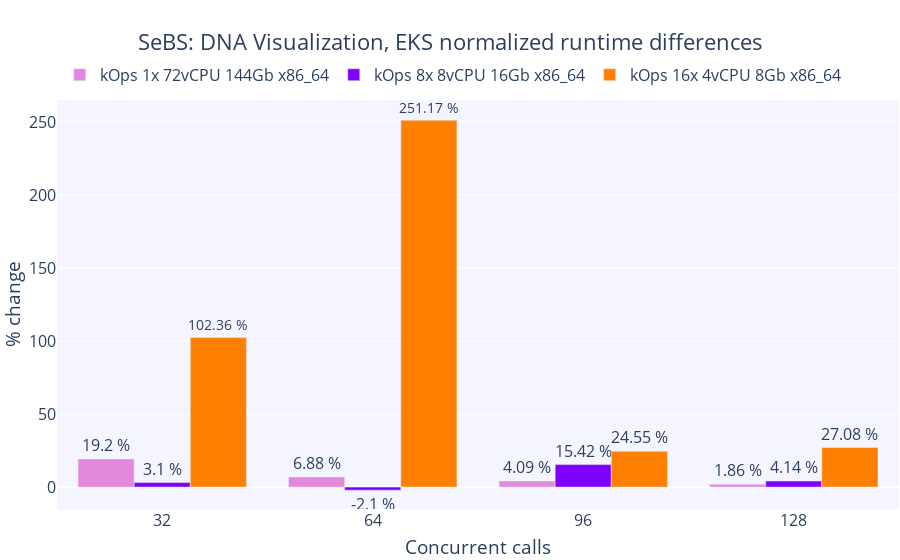

Notebook cell for this chart:
### Code cell
fig = create_figure('SeBS: DNA Visualization, EKS normalized runtime differences', 'Concurrent calls', '% change', concurrent_calls)

for i, k in enumerate(list(clusters.keys())[1:], 4):
    y_data=[]
    y_text=[]
    for c in concurrent_calls:
        kops_mean=sebs_df[k]['dna'][c]['runtime'].mean()
        eks_mean=sebs_df['EKS 8x 8vCPU 16Gb x86_64']['dna'][c]['runtime'].mean()
        percent_change=(kops_mean - eks_mean) * 100 / eks_mean
        y_data.append(percent_change)
        y_text.append(f'{round(percent_change, 2)} %')
    fig.add_trace(go.Bar(name=k,
                         x=concurrent_calls,
                         y=y_data,
                         marker_color=colorPallet[i],
                         text=y_text,
                         textposition='outside'))
fig.update_layout(yaxis_range=[-15,265])

fig.show()

# Save graph
write_image(fig, 'sebs_dna_percentage_difference.png')

### Figure 1 — Plotly figure (JSON) as saved in the notebook; plotly's stock layout.template omitted (floating-point values rounded to 4 significant figures)
{"data": [{"marker": {"color": "rgba(227, 136, 220, 255)"}, "name": "kOps 1x 72vCPU 144Gb x86_64", "text": ["19.2 %", "6.88 %", "4.09 %", "1.86 %"], "textposition": "outside", "type": "bar", "x": [32, 64, 96, 128], "y": [19.2, 6.884, 4.089, 1.862]}, {"marker": {"color": "rgba(127, 0, 255, 255)"}, "name": "kOps 8x 8vCPU 16Gb x86_64", "text": ["3.1 %", "-2.1 %", "15.42 %", "4.14 %"], "textposition": "outside", "type": "bar", "x": [32, 64, 96, 128], "y": [3.095, -2.102, 15.42, 4.14]}, {"marker": {"color": "rgba(255, 128, 0, 255)"}, "name": "kOps 16x 4vCPU 8Gb x86_64", "text": ["102.36 %", "251.17 %", "24.55 %", "27.08 %"], "textposition": "outside", "type": "bar", "x": [32, 64, 96, 128], "y": [102.4, 251.2, 24.55, 27.08]}], "layout": {"autosize": true, "font": {"size": 16}, "legend": {"orientation": "h", "x": 0.47, "xanchor": "center", "y": 1.02, "yanchor": "bottom"}, "margin": {"autoexpand": true, "b": 1, "l": 1, "r": 1}, "plot_bgcolor": "rgba(245,245,255,255)", "title": {"text": "SeBS: DNA Visualization, EKS normalized runtime differences", "x": 0.5, "xanchor": "center"}, "xaxis": {"autorange": true, "range": [16, 144], "tickmode": "array", "tickvals": [32, 64, 96, 128], "title": {"text": "Concurrent calls"}, "type": "linear"}, "yaxis": {"range": [-15, 265], "title": {"text": "% change"}, "type": "linear"}}}
